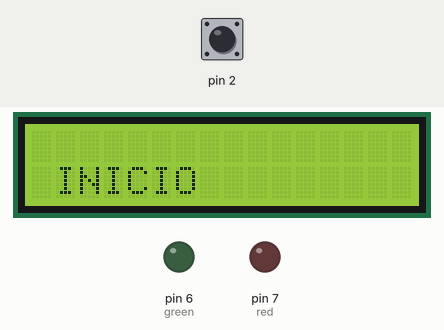
This sketch was run on a simulated Arduino Uno, built with avr-gcc and run on an emulated ATmega328P. Parts: 16×2 character LCD, output pins drawn as LEDs (lit = HIGH). The test bench sets the inputs (shaded band); at power-on: pin 2 HIGH. What the sketch prints to the serial monitor is not drawn.

Above: at 1.4 s.
1.5 s: pin 2 driven LOW
3.0 s: pin 2 pulsed HIGH 5 times (0.12 s each, 0.3 s apart)
At 7.1 s:
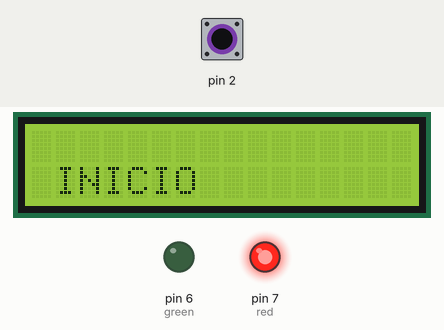
Timing chart, 0 to 8.6 s (numbered marks = the images above; inputs shaded):
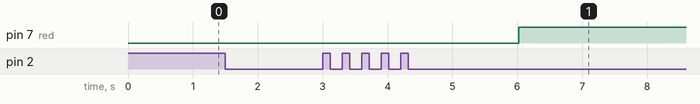

Measured:
- after the input at 1.5 s, every drawn part: stays the same
- after the input at 3.0 s, pin 7 (red): LOW → HIGH after 3.0 s

The sketch:

conversor.ino
```cpp
/*
   Nombre: Sofia Lopez
   Fecha:  22 de Enero de 2019
   Instruccion:
               Estimados estudiantes: Realizar un programa que permita que el conversor análogo digital
               configure al perro guardían a 10,20,30 y 40 segundos. Este proceso se visualiza en una lcd.
*/
#include <EEPROM.h>
#include <avr/wdt.h>  // libreria avr
#include <LiquidCrystal.h>    //libreria para lcd
#include <TimerOne.h>
LiquidCrystal lcd (13, 12, 11, 10, 9, 8); // RS, E, D4, D5, D6, D7 pines de lcd a arduino
#define red 7
#define green 6
#define switch1 4
#define switch2 5
int i = 0;
int sw1;
int sw2;
int inferior;
int superior;
int cont = 0;
String ingreso;
int conversor;

int tam;
String dato; // variable para obtener el CAD
int on = 0;     // variable para encender el sistema
void setup() {
  Serial.begin(9600);
  lcd.begin(16, 2);   //inicializa la lcd
  // attachInterrupt(1, dormir, FALLING);
  attachInterrupt(0, lectura, FALLING);
  lcd.setCursor(1, 1);    // ubicacion del cursor
  lcd.print("INICIO");   // impresion de mensaje
  delay(200);
  pinMode(red, OUTPUT);
  pinMode(green, OUTPUT);
  Timer1.initialize(1000000);
  Timer1.attachInterrupt(conteo);
  pinMode(switch1, INPUT);
  pinMode(switch2, INPUT);

//  EEPROM.write(0, 0);
//  EEPROM.write(1, 0);
}
void loop() {
  if (i == 2) {
    if (Serial.available() > 0) {
      dato = Serial.readString();
      superior = dato.toInt();
      EEPROM.write(0, superior);
      Serial.println(EEPROM.read(0));
    }
  }

  if (i == 3) {
    if (Serial.available() > 0) {
      dato = Serial.readString();
      inferior = dato.toInt();
      EEPROM.write(1, inferior);
      Serial.println(EEPROM.read(1));
    }
  }
  if (i == 4) {
    conversor = (analogRead(0) * 10.0 / 1023.0);
    Serial.println(conversor);
    delay(2000);
    if (EEPROM.read(0) > superior || EEPROM.read(1) < inferior) {
      Serial.println("ALARMA");
      delay(300);
      digitalWrite(red, HIGH);
    }
  }
}


void lectura() {
  switch (i) {
    case 0:
      Serial.println("ON ");
      i++;
      break;
    case 1:
      Serial.println("Ingrese dato inferior");
      i++;
      break;

    case 2:
      Serial.print("Ingrese dato superior ");
      Serial.println(conversor);
      i++;
      break;

    case 3:
      Serial.println("Compara");
      i++;
      break;

    case 4:
      Serial.println("SISTEMA OFF");
      i = 0;
      break;
  }
}
void conteo() {
}
```
